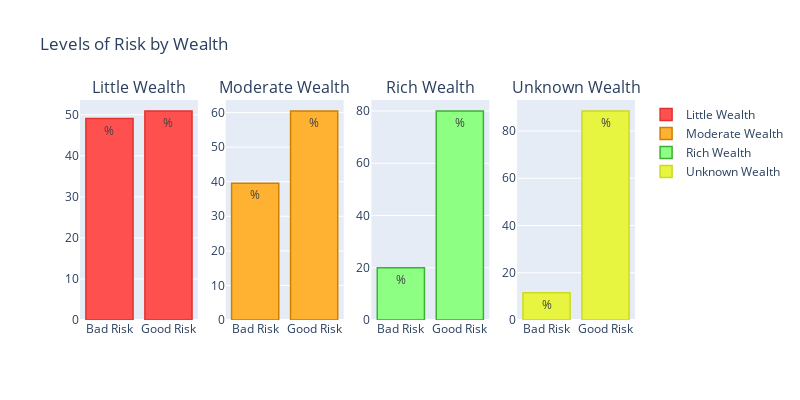

Notebook code cell kept with this figure:
### Code cell
##import libraries
from chart_studio import plotly
from chart_studio.plotly import plot, iplot
##import plotly.plotly as py
import plotly.graph_objs as go
from plotly.subplots import make_subplots

##create interactive bar chart analysis based on wealth VS risk
bad_little = cross_checking['Little'][0]
good_little = cross_checking['Little'][1]
bad_moderate = cross_checking['Moderate'][0]
good_moderate = cross_checking['Moderate'][1]
bad_rich = cross_checking['Rich'][0]
good_rich = cross_checking['Rich'][1]
bad_unknown = cross_checking['Unknown'][0]
good_unknown = cross_checking['Unknown'][1]
little = go.Bar(
    x=['Bad Risk', 'Good Risk'],
    y=[bad_little, good_little],
    name="Little Wealth",
    text='%',
     marker=dict(
        color='#FF5050',
         line=dict(
            color='#E13232',
            width=1.5),
    ),
)

moderate = go.Bar(
    x=['Bad Risk', 'Good Risk'],
    y=[bad_moderate, good_moderate],
    name="Moderate Wealth",
    text='%',
    xaxis='x2',
    yaxis='y2',
    marker=dict(
        color='#FFB232',
         line=dict(
            color='#CD8000',
            width=1.5),
    ),
)
rich = go.Bar(
    x=['Bad Risk', 'Good Risk'],
    y=[bad_rich, good_rich],
    name="Rich Wealth",
    text="%",
    marker=dict(
        color='#8DFF83',
         line=dict(
            color='#3DAF33',
            width=1.5),
    ),
    xaxis='x3',
    yaxis='y3'
)

unknown = go.Bar(
    x=['Bad Risk', 'Good Risk'],
    y=[bad_unknown, good_unknown],
    name="Unknown Wealth",
    text='%',
    xaxis='x3',
    yaxis='y3',
    marker=dict(
        color='#E7F541',
         line=dict(
            color='#CCDA20',
            width=1.5),
    ),
)

data=[little, moderate, rich, unknown]

fig = make_subplots(rows=1, cols=4, subplot_titles=('Little Wealth', 'Moderate Wealth', 'Rich Wealth', 'Unknown Wealth'))

fig.append_trace(little, 1, 1)
fig.append_trace(moderate, 1, 2)
fig.append_trace(rich, 1, 3)
fig.append_trace(unknown, 1, 4)

fig['layout'].update(height=400, width=800, title='Levels of Risk' +' by Wealth')
##iplot(fig, filename='make-subplots-multiple-with-titles')
fig.show()

### Figure 1 — Plotly figure (JSON) as saved in the notebook; plotly's stock layout.template omitted (floating-point values rounded to 4 significant figures)
{"data": [{"marker": {"color": "#FF5050", "line": {"color": "#E13232", "width": 1.5}}, "name": "Little Wealth", "text": "%", "type": "bar", "x": ["Bad Risk", "Good Risk"], "xaxis": "x", "y": [49.08, 50.92], "yaxis": "y"}, {"marker": {"color": "#FFB232", "line": {"color": "#CD8000", "width": 1.5}}, "name": "Moderate Wealth", "text": "%", "type": "bar", "x": ["Bad Risk", "Good Risk"], "xaxis": "x2", "y": [39.55, 60.45], "yaxis": "y2"}, {"marker": {"color": "#8DFF83", "line": {"color": "#3DAF33", "width": 1.5}}, "name": "Rich Wealth", "text": "%", "type": "bar", "x": ["Bad Risk", "Good Risk"], "xaxis": "x3", "y": [20, 80], "yaxis": "y3"}, {"marker": {"color": "#E7F541", "line": {"color": "#CCDA20", "width": 1.5}}, "name": "Unknown Wealth", "text": "%", "type": "bar", "x": ["Bad Risk", "Good Risk"], "xaxis": "x4", "y": [11.54, 88.46], "yaxis": "y4"}], "layout": {"annotations": [{"font": {"size": 16}, "showarrow": false, "text": "Little Wealth", "x": 0.1062, "xanchor": "center", "xref": "paper", "y": 1, "yanchor": "bottom", "yref": "paper"}, {"font": {"size": 16}, "showarrow": false, "text": "Moderate Wealth", "x": 0.3688, "xanchor": "center", "xref": "paper", "y": 1, "yanchor": "bottom", "yref": "paper"}, {"font": {"size": 16}, "showarrow": false, "text": "Rich Wealth", "x": 0.6313, "xanchor": "center", "xref": "paper", "y": 1, "yanchor": "bottom", "yref": "paper"}, {"font": {"size": 16}, "showarrow": false, "text": "Unknown Wealth", "x": 0.8938, "xanchor": "center", "xref": "paper", "y": 1, "yanchor": "bottom", "yref": "paper"}], "height": 400, "title": {"text": "Levels of Risk by Wealth"}, "width": 800, "xaxis": {"anchor": "y", "domain": [0, 0.2125]}, "xaxis2": {"anchor": "y2", "domain": [0.2625, 0.475]}, "xaxis3": {"anchor": "y3", "domain": [0.525, 0.7375]}, "xaxis4": {"anchor": "y4", "domain": [0.7875, 1]}, "yaxis": {"anchor": "x", "domain": [0, 1]}, "yaxis2": {"anchor": "x2", "domain": [0, 1]}, "yaxis3": {"anchor": "x3", "domain": [0, 1]}, "yaxis4": {"anchor": "x4", "domain": [0, 1]}}}
